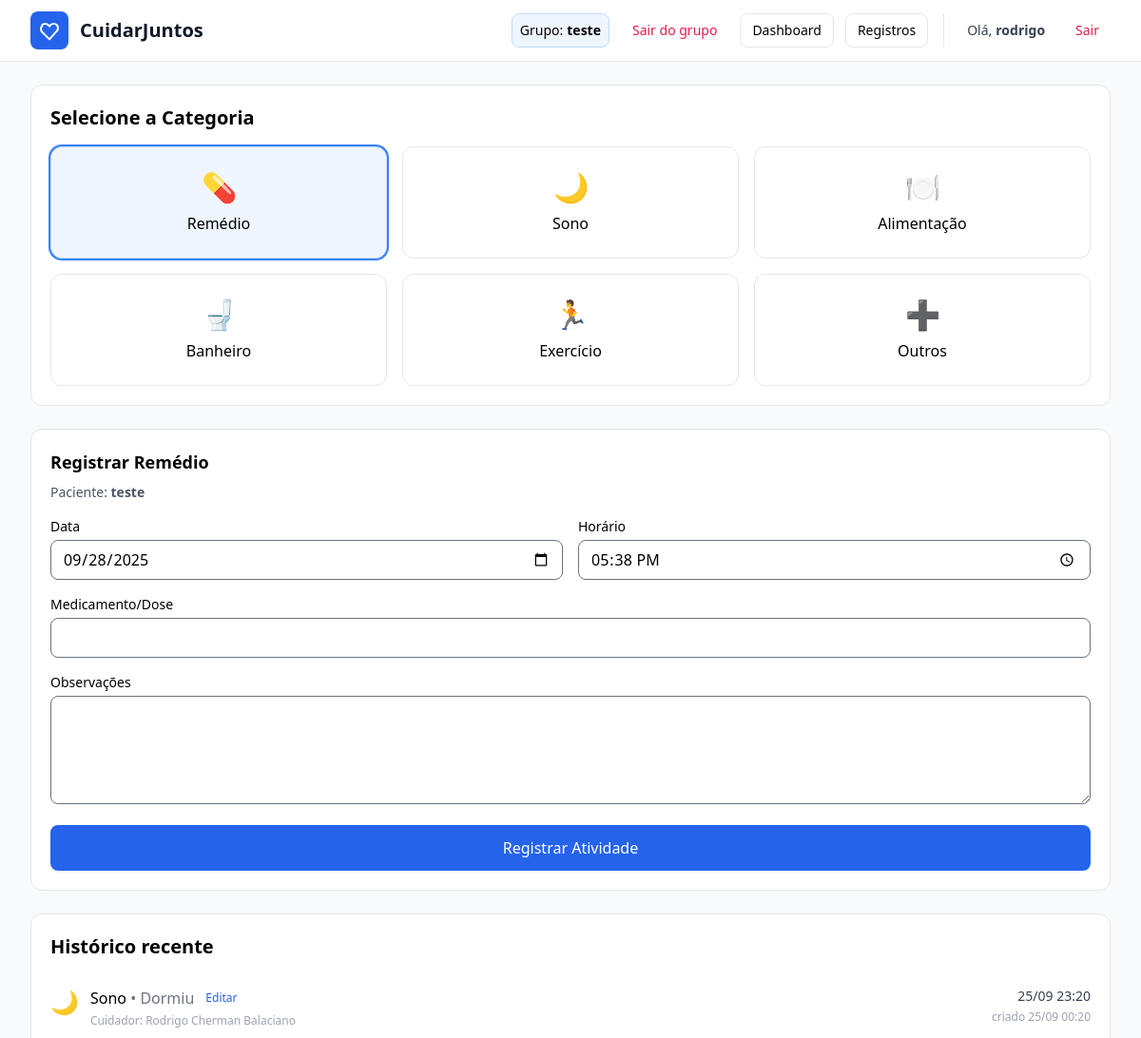
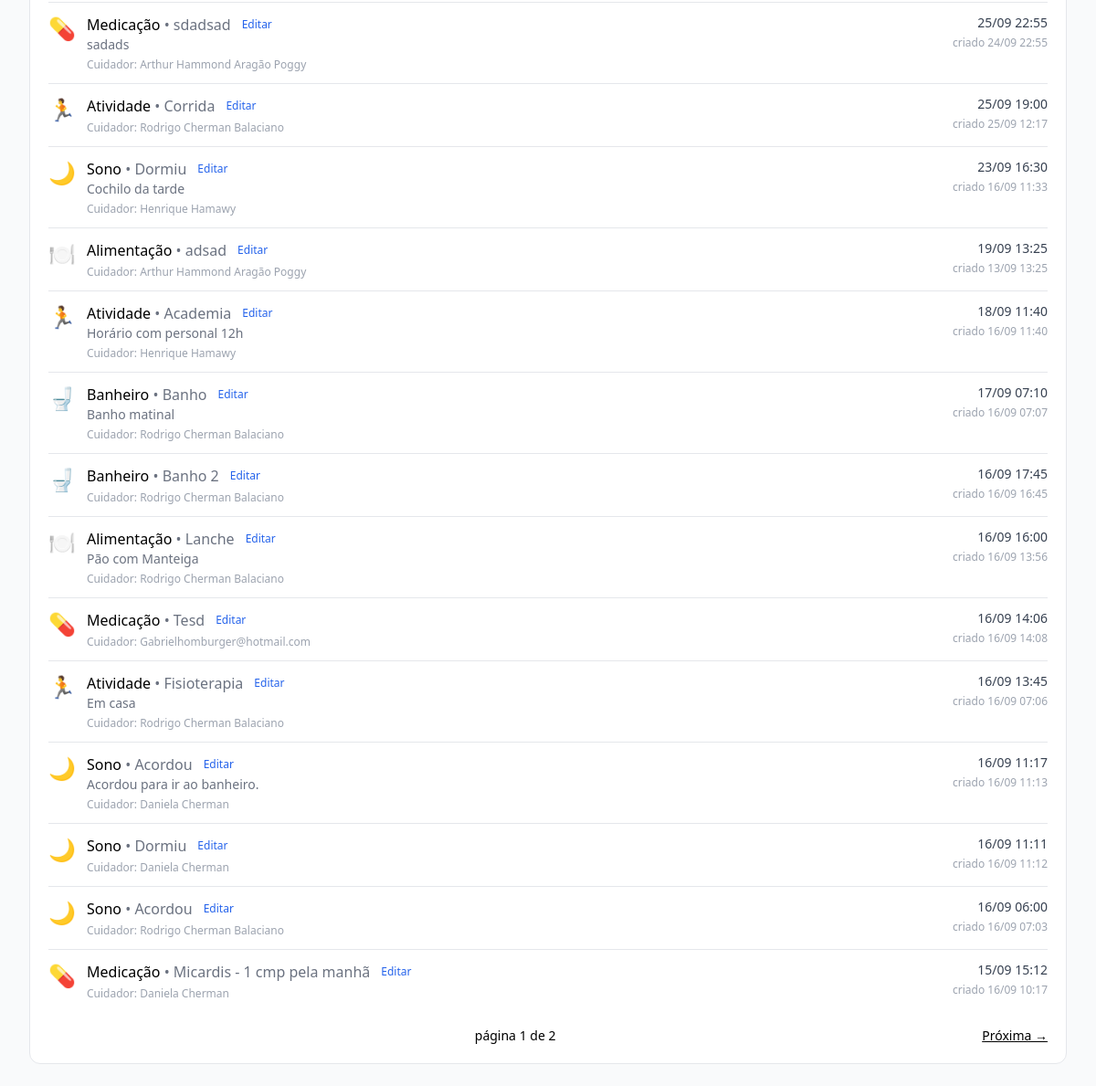
The page /care/records/new/ (signed in) on the database its author committed (2 pictures, top to bottom).
### care/models.py (models this page shows, shortened)
class CareGroup(models.Model):
    name = models.CharField("Nome do grupo", max_length=120)
    patient = models.OneToOneField(
        Patient, on_delete=models.CASCADE, related_name="care_group"
    )
    created_by = models.ForeignKey(
        User, on_delete=models.SET_NULL, null=True, blank=True,
        related_name="created_groups"
    )
    created_at = models.DateTimeField(auto_now_add=True)

class Patient(models.Model):
    name = models.CharField("Nome", max_length=120)
    birth_date = models.DateField("Nascimento", null=True, blank=True)
    notes = models.TextField("Observações / Dados de saúde", blank=True)
    created_by = models.ForeignKey(
        User, on_delete=models.CASCADE, related_name="patients",
        null=True, blank=True, db_index=True
    )
    user = models.OneToOneField(
        User, on_delete=models.SET_NULL, related_name="as_patient",
        null=True, blank=True
    )

class CareRecord(models.Model):
    class Type(models.TextChoices):
        MEDICATION = "medication", "Medicação"
        MEAL       = "meal",       "Alimentação"
        VITAL      = "vital",      "Sinais Vitais"
        ACTIVITY   = "activity",   "Atividade"
        SLEEP      = "sleep",      "Sono"
        BATHROOM   = "bathroom",   "Banheiro"
        OTHER      = "other",      "Outros"
    class Status(models.TextChoices):
        PENDING = "pending", "Pendente"
        DONE    = "done",    "Realizada"
        MISSED  = "missed",  "Não realizado"
    patient     = models.ForeignKey(Patient, on_delete=models.CASCADE, related_name="records")
    caregiver   = models.CharField("Cuidador", max_length=120)
    type        = models.CharField("Tipo", max_length=20, choices=Type.choices, default=Type.MEDICATION)
    what        = models.CharField("O que", max_length=200)
    description = models.TextField("Descrição", blank=True)
    date        = models.DateField("Data", db_index=True)
    time        = models.TimeField("Hora")
    timestamp   = models.DateTimeField("Criado em", auto_now_add=True)
    created_by  = models.ForeignKey(
        User, on_delete=models.CASCADE, related_name="care_records",
        null=True, blank=True, db_index=True
    )
    status = models.CharField("Status", max_length=10, choices=Status.choices, default=Status.PENDING, db_index=True)
    class Meta:
        ordering = ["-date", "-time"]
        indexes = [models.Index(fields=["patient", "date"])]

### care/views.py (the view, shortened to what this page needs)
# urls.py: path("records/new/", RecordCreate.as_view(), name="record-create"),
class RecordCreate(OwnObjectsMixin, CreateView):
    model = CareRecord
    form_class = CareRecordForm
    template_name = "care/record_quick.html"
    def _selected_category(self):
        cat = self.request.GET.get("category") or self.request.POST.get("type")
        return cat if cat in dict(CareRecord.Type.choices) else CareRecord.Type.MEDICATION
    def get_initial(self):
        initial = super().get_initial().copy()
        initial.setdefault("date", timezone.localdate())
        initial.setdefault("time", timezone.localtime().strftime("%H:%M"))
        initial.setdefault("type", self._selected_category())
        grp = getattr(self.request.user, "group_membership", None)
        if grp and getattr(grp, "group", None) and getattr(grp.group, "patient_id", None):
            initial.setdefault("patient", grp.group.patient_id)
        return initial
    def get_form(self, form_class=None):
        form = super().get_form(form_class)
        grp = getattr(self.request.user, "group_membership", None)
        if grp and getattr(grp, "group", None) and getattr(grp.group, "patient_id", None):
            pid = grp.group.patient_id
            form.fields["patient"].queryset = Patient.objects.filter(pk=pid)
            form.fields["patient"].initial = pid
        else:
            form.fields["patient"].queryset = Patient.objects.none()
        form.fields["patient"].widget = forms.HiddenInput()
        if "type" in form.fields:
            form.fields["type"].widget = forms.HiddenInput()
            form.initial["type"] = self._selected_category()
        return form
    def get_context_data(self, **kwargs):
        ctx = super().get_context_data(**kwargs)
        selected = self._selected_category()
        ctx["categories"] = CATEGORY_CHOICES_UI  # se preferir: CareRecord.Type.choices
        ctx["selected_category"] = selected
        grp = getattr(self.request.user, "group_membership", None)
        patient = grp.group.patient if (grp and getattr(grp, "group", None)) else None
        ctx["current_patient"] = patient
        if patient:
            recent_qs = CareRecord.objects.filter(patient=patient).select_related("patient")
            ctx["recent"] = Paginator(recent_qs, 15).get_page(self.request.GET.get("page"))
        else:
            ctx["recent"] = None
        return ctx

### care/context_processors.py (called while the page is built)
def current_group(request):
    if not request.user.is_authenticated:
        return {"current_group": None, "current_group_membership": None}
    try:
        gm = GroupMembership.objects.select_related("group").get(user=request.user)
        return {"current_group": gm.group, "current_group_membership": gm}
    except GroupMembership.DoesNotExist:
        return {"current_group": None, "current_group_membership": None}

### templates/care/record_quick.html (shortened to what this page needs)
{% extends "base.html" %}
{% load static %}
{% block content %}
<div class="bg-white border rounded-xl p-5 mb-6">
  <h2 class="text-xl font-semibold mb-4">Selecione a Categoria</h2>
  <div class="grid grid-cols-1 sm:grid-cols-2 lg:grid-cols-3 gap-4">
    {% for value,label in categories %}
      <a href="{% url 'care:record-create' %}?category={{ value }}"
         class="rounded-xl border p-6 text-center transition
                {% if selected_category == value %} ring-2 ring-blue-500 bg-blue-50 border-blue-200 {% else %} hover:bg-gray-50 {% endif %}">
        <div class="text-3xl mb-2">
          {% if value == 'medication' %}💊{% elif value == 'sleep' %}🌙
          {% elif value == 'meal' %}🍽️{% elif value == 'bathroom' %}🚽
          {% elif value == 'activity' %}🏃{% else %}➕{% endif %}
        </div>
        <div class="font-medium">{{ label }}</div>
      </a>
    {% endfor %}
  </div>
</div>
<div class="bg-white border rounded-xl p-5">
  <h3 class="text-lg font-semibold mb-2">
    Registrar {% for v,l in categories %}{% if v == selected_category %}{{ l }}{% endif %}{% endfor %}
  </h3>
  {% if current_patient %}
    <p class="text-sm text-gray-600 mb-4">Paciente: <strong>{{ current_patient.name }}</strong></p>
  {% endif %}
  <form method="post" class="space-y-4" id="record-form">
    <div class="grid grid-cols-1 sm:grid-cols-2 gap-4">
      <div>
        <label class="block text-sm mb-1">Data</label>
        {{ form.date }}
      </div>
      <div>
        <label class="block text-sm mb-1">Horário</label>
        {{ form.time }}
      </div>
    </div>
    {% if selected_category == 'sleep' %}
      <div class="mt-2">
        <label class="block text-sm mb-2">Status do sono</label>
        {% if form.sleep_event %}
          {{ form.sleep_event.errors }}
          <ul class="flex gap-3">
            {% for rb in form.sleep_event %}
              <li>
                <label class="inline-flex items-center gap-2 rounded-lg border px-3 py-2 cursor-pointer hover:bg-gray-50">
                  {{ rb.tag }}
                  <span>{{ rb.choice_label|title }}</span>
                </label>
              </li>
            {% endfor %}
          </ul>
          <div class="hidden">{{ form.what }}</div>
        {% else %}
          <div class="flex gap-3">
            <label class="inline-flex items-center gap-2 rounded-lg border px-3 py-2 cursor-pointer hover:bg-gray-50">
              <input type="radio" name="sleep_event" value="Dormiu">
              <span>Dormiu</span>
            </label>
            <label class="inline-flex items-center gap-2 rounded-lg border px-3 py-2 cursor-pointer hover:bg-gray-50">
              <input type="radio" name="sleep_event" value="Acordou">
              <span>Acordou</span>
            </label>
          </div>
          <div class="hidden">
            {{ form.what }}
          </div>
          {{ form.what.errors }}
        {% endif %}
      </div>
    {% else %}
      <div class="mt-2">
        <label class="block text-sm mb-1">
          {% if selected_category == 'medication' %}Medicamento/Dose
          {% elif selected_category == 'meal' %}Refeição
          {% elif selected_category == 'bathroom' %}Tipo (Urina/Evacuação)
          {% elif selected_category == 'activity' %}Atividade
          {% else %}Tipo / Detalhe
          {% endif %}
        </label>
        {{ form.what }}
      </div>
    {% endif %}
    <div>
      <label class="block text-sm mb-1">Observações</label>
      {{ form.description }}
    </div>
    <button class="w-full bg-blue-600 text-white rounded-lg py-3 font-medium hover:bg-blue-700">
      Registrar Atividade
    </button>
  </form>
</div>
<div id="history" class="bg-white border rounded-xl p-5 mt-6">
  <h2 class="text-xl font-semibold mb-4">Histórico recente</h2>
  {% if recent and recent.paginator.count %}
    <ol class="divide-y">
      {% for r in recent %}
        <li class="py-3 flex items-start justify-between gap-6">
          <div class="flex items-start gap-3">
            <span class="text-2xl">
              {% if r.type == 'medication' %}💊{% elif r.type == 'sleep' %}🌙
              {% elif r.type == 'meal' %}🍽️{% elif r.type == 'bathroom' %}🚽
              {% elif r.type == 'activity' %}🏃{% elif r.type == 'vital' %}❤️{% else %}📝{% endif %}
            </span>
            <div>
              <div class="flex items-center gap-3">
                <div class="font-medium">
                  {{ r.get_type_display }}
                  {% if r.what %}<span class="text-gray-500">• {{ r.what }}</span>{% endif %}
                </div>
                <a href="{% url 'care:record-update' r.pk %}" class="text-xs text-blue-600 hover:underline">Editar</a>
              </div>
              {% if r.description %}
                <div class="text-gray-500 text-sm line-clamp-2">{{ r.description }}</div>
              {% endif %}
              {% if r.caregiver %}
                <div class="text-xs text-gray-400 mt-1">Cuidador: {{ r.caregiver }}</div>
              {% endif %}
            </div>
          </div>
          <div class="text-right shrink-0">
            <div class="text-sm text-gray-700">
              {{ r.date|date:'d/m' }} {{ r.time|time:'H:i' }}
            </div>
            {% if r.timestamp %}
              <div class="text-xs text-gray-400 mt-1">
                criado {{ r.timestamp|date:'d/m H:i' }}
              </div>
            {% endif %}
          </div>
        </li>
      {% endfor %}
    </ol>
    <div class="mt-4 flex items-center justify-between text-sm">
      <div>página {{ recent.number }} de {{ recent.paginator.num_pages }}</div>
      <div>
        {% if recent.has_next %}
          <a class="underline" href="?page={{ recent.next_page_number }}">Próxima →</a>
        {% endif %}
      </div>
    </div>
  {% else %}
    <p class="text-gray-500">Nenhum registro ainda.</p>
  {% endif %}
</div>
{% endblock %}

### templates/base.html (shortened to what this page needs)
<!doctype html>
<html lang="pt-br">
<head>
  <script src="https://cdn.tailwindcss.com?plugins=forms"></script>
</head>
<body class="bg-gray-50 min-h-screen">
<header class="bg-white border-b sticky top-0 z-40">
  <div class="max-w-7xl mx-auto px-3 sm:px-6 lg:px-8">
    <div class="h-16 flex items-center gap-4">
      <a href="{% if request.user.is_authenticated %}{% url 'care:dashboard' %}{% else %}{% url 'accounts:login' %}{% endif %}"
         class="flex items-center gap-3">
        <div class="bg-blue-600 p-2 rounded-lg">
          <svg class="w-6 h-6 text-white" fill="none" stroke="currentColor" viewBox="0 0 24 24" aria-hidden="true">
            <path stroke-linecap="round" stroke-linejoin="round" stroke-width="2"
              d="M4.318 6.318a4.5 4.5 0 016.364 0L12 7.636l1.318-1.318a4.5 4.5 0 116.364 6.364L12 21.364l-7.682-7.682a4.5 4.5 0 010-6.364z" />
          </svg>
        </div>
        <div class="leading-tight">
          <h1 class="text-lg sm:text-xl font-bold text-gray-900">CuidarJuntos</h1>
        </div>
      </a>
      <nav class="hidden md:flex items-center gap-2 lg:gap-3 text-sm ml-auto">
        {% if request.user.is_authenticated %}
          {% if current_group %}
            <span class="inline-flex items-center h-9 px-2 rounded-lg bg-blue-50 border border-blue-200">
              Grupo: <strong class="ml-1 whitespace-nowrap">{{ current_group.name }}</strong>
            </span>
            <form method="post" action="{% url 'care:group-leave' %}" class="inline">
              <button type="submit"
                class="inline-flex items-center h-9 px-3 rounded-lg text-rose-600 hover:bg-rose-50">
                Sair do grupo
              </button>
            </form>
            <a href="{% url 'care:dashboard' %}"
               class="inline-flex items-center h-9 px-3 rounded-lg border hover:bg-gray-50">
              Dashboard
            </a>
            <a href="{% url 'care:record-create' %}"
               class="inline-flex items-center h-9 px-3 rounded-lg border hover:bg-gray-50">
              Registros
            </a>
          {% else %}
            <a href="{% url 'care:choose-group' %}"
               class="inline-flex items-center h-9 px-3 rounded-lg text-blue-600 hover:bg-blue-50">
              Criar/Entrar em grupo
            </a>
          {% endif %}
          <span class="inline-flex items-center h-9 px-2 text-gray-700">
            Olá, <strong class="ml-1">{{ request.user.username }}</strong>
          </span>
          <form method="post" action="{% url 'accounts:logout' %}" class="inline">
            <button type="submit"
              class="inline-flex items-center h-9 px-3 rounded-lg text-rose-600 hover:bg-rose-50">
              Sair
            </button>
          </form>
        {% endif %}
      </nav>
    </div>
    </div>
  </header>
  <main class="max-w-7xl mx-auto px-3 sm:px-6 lg:px-8 py-6">
    {% block content %}{% endblock %}
  </main>
</body>
</html>

### templates/base.html (style rules this page uses)
html, body { overflow-x: hidden; }
img, video, canvas, svg { max-width: 100%; height: auto; }

### rows shown on the page
CareGroup: name "teste"
Patient: name "teste"
CareRecord: type "Sono", what "Dormiu", caregiver "Rodrigo Cherman Balaciano", date "25/09", time "23:20", timestamp "25/09 00:20"
CareRecord: type "Medicação", what "sdadsad", description "sadads", caregiver "Arthur Hammond Aragão Poggy", date "25/09", time "22:55", timestamp "24/09 22:55"
CareRecord: type "Atividade", what "Corrida", caregiver "Rodrigo Cherman Balaciano", date "25/09", time "19:00", timestamp "25/09 12:17"
CareRecord: type "Sono", what "Dormiu", description "Cochilo da tarde", caregiver "Henrique Hamawy", date "23/09", time "16:30", timestamp "16/09 11:33"
CareRecord: type "Alimentação", what "adsad", caregiver "Arthur Hammond Aragão Poggy", date "19/09", time "13:25", timestamp "13/09 13:25"
CareRecord: type "Atividade", what "Academia", description "Horário com personal 12h", caregiver "Henrique Hamawy", date "18/09", time "11:40", timestamp "16/09 11:40"
CareRecord: type "Banheiro", what "Banho", description "Banho matinal", caregiver "Rodrigo Cherman Balaciano", date "17/09", time "07:10", timestamp "16/09 07:07"
CareRecord: type "Banheiro", what "Banho 2", caregiver "Rodrigo Cherman Balaciano", date "16/09", time "17:45", timestamp "16/09 16:45"
CareRecord: type "Alimentação", what "Lanche", description "Pão com Manteiga", caregiver "Rodrigo Cherman Balaciano", date "16/09", time "16:00", timestamp "16/09 13:56"
CareRecord: type "Medicação", what "Tesd", caregiver "Gabrielhomburger@hotmail.com", date "16/09", time "14:06", timestamp "16/09 14:08"
CareRecord: type "Atividade", what "Fisioterapia", description "Em casa", caregiver "Rodrigo Cherman Balaciano", date "16/09", time "13:45", timestamp "16/09 07:06"
CareRecord: type "Sono", what "Acordou", description "Acordou para ir ao banheiro.", caregiver "Daniela Cherman", date "16/09", time "11:17", timestamp "16/09 11:13"
CareRecord: type "Sono", what "Dormiu", caregiver "Daniela Cherman", date "16/09", time "11:11", timestamp "16/09 11:12"
CareRecord: type "Sono", what "Acordou", caregiver "Rodrigo Cherman Balaciano", date "16/09", time "06:00", timestamp "16/09 07:03"
CareRecord: type "Medicação", what "Micardis - 1 cmp pela manhã", caregiver "Daniela Cherman", date "15/09", time "15:12", timestamp "16/09 10:17"

### other values the page prints
{{ request.user.username }} "rodrigo"
{{ label }} "Remédio" "Sono" "Alimentação" "Banheiro" "Exercício" "Outros"
{{ l }} "Remédio"
{{ recent.number }} "1"
{{ recent.paginator.num_pages }} "2"
